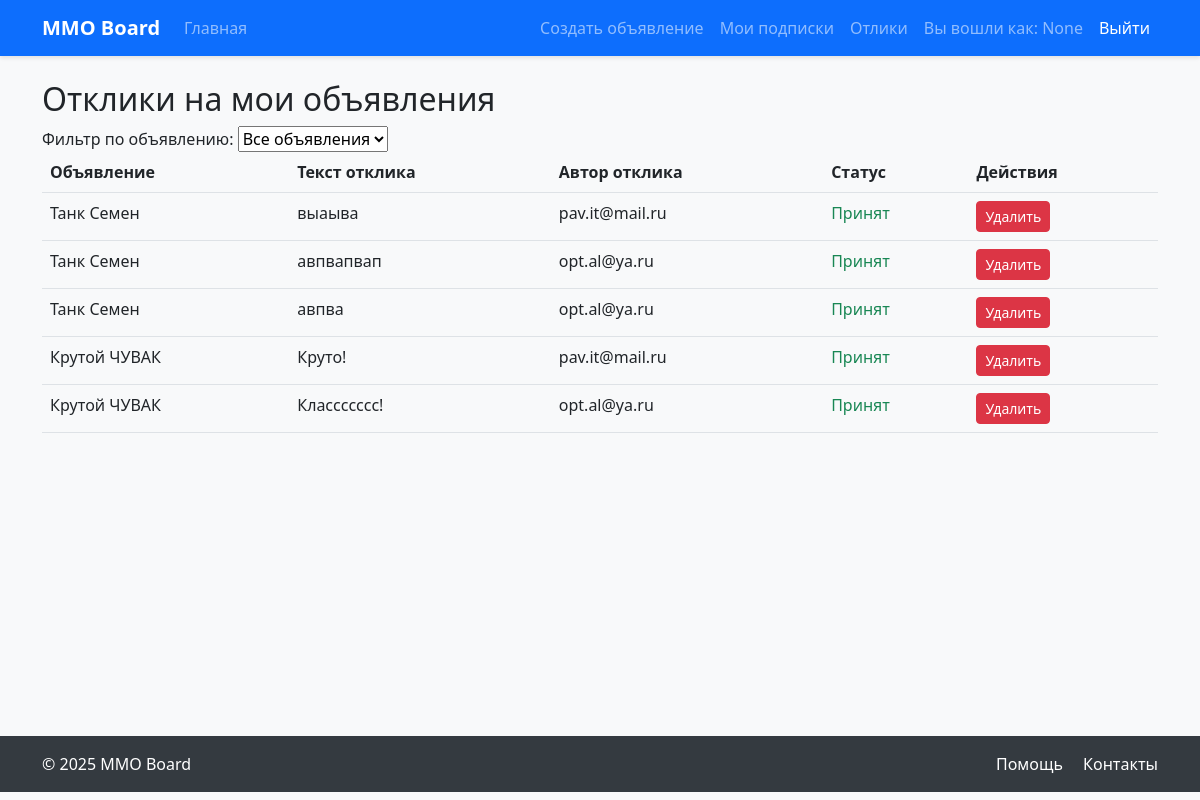
Page /article/my-responses/ (signed in) on the committed database.
### mmo_board/models.py (models this page shows, shortened)
class User(AbstractUser):
    username = None
    email = models.EmailField(_('email address'), unique=True)
    confirmation_code = models.CharField(max_length=6, blank=True)
    is_confirmed = models.BooleanField(default=False)
    date_joined = models.DateTimeField(auto_now_add=True)
    USERNAME_FIELD = 'email'
    REQUIRED_FIELDS = []
    objects = UserManager()
    class Meta:
        verbose_name = _('user')
        verbose_name_plural = _('users')

class UserResponse(models.Model):
    author = models.ForeignKey(User, on_delete=models.CASCADE)
    text = models.TextField()
    article = models.ForeignKey(Article, on_delete=models.CASCADE)
    status = models.BooleanField(default=False)

class Article(models.Model):
    author = models.ForeignKey(User, on_delete=models.CASCADE)
    article_time = models.DateTimeField(auto_now_add=True)
    title = models.CharField(max_length=120)
    text = models.TextField()
    category = models.ForeignKey(Category, on_delete=models.CASCADE)
    upload = models.FileField(upload_to='uploads/')

### mmo_board/views.py (the view, shortened to what this page needs)
# urls.py: path('my-responses/', my_responses, name='my_responses'),
@login_required
def my_responses(request):
    articles = Article.objects.filter(author=request.user)
    selected_article_id = request.GET.get('article')
    if selected_article_id:
        selected_article = get_object_or_404(Article, pk=selected_article_id, author=request.user)
        responses = UserResponse.objects.filter(article=selected_article)
    else:
        selected_article = None
        responses = UserResponse.objects.filter(article__in=articles)
    return render(request, 'my_responses.html', {
        'article': articles,
        'responses': responses,
        'selected_article': selected_article,
    })

### templates/my_responses.html (shortened to what this page needs)
{% extends 'flatpages/default.html' %}
{% block content %}
<h2>Отклики на мои объявления</h2>
<form method="get">
    <label>Фильтр по объявлению:</label>
    <select name="article" onchange="this.form.submit()">
        <option value="">Все объявления</option>
    </select>
</form>
<table class="table">
    <tr>
        <th>Объявление</th>
        <th>Текст отклика</th>
        <th>Автор отклика</th>
        <th>Статус</th>
        <th>Действия</th>
    </tr>
    {% for resp in responses %}
    <tr>
        <td>{{ resp.article.title }}</td>
        <td>{{ resp.text }}</td>
        <td>{{ resp.author.email }}</td>
        <td>
            {% if resp.status %}
                <span class="text-success">Принят</span>
            {% else %}
                <span class="text-secondary">Ожидает</span>
            {% endif %}
        </td>
        <td>
            <form method="post" style="display:inline;">
                <button type="submit" name="delete_response" class="btn btn-danger btn-sm">Удалить</button>
            </form>
        </td>
    </tr>
    {% empty %}
    <tr>
        <td colspan="5">Нет откликов.</td>
    </tr>
    {% endfor %}
</table>
{% endblock %}

### templates/flatpages/default.html (shortened to what this page needs)
<!DOCTYPE html>
<html lang="ru">
<head>
    <link href="https://cdn.jsdelivr.net/npm/bootstrap@5.3.0/dist/css/bootstrap.min.css" rel="stylesheet">
    {% load static %}
    <link href="{% static 'css/styles.css' %}" rel="stylesheet">
</head>
<body>
    <nav class="navbar navbar-expand-lg navbar-dark bg-primary">
        <div class="container">
            <a class="navbar-brand fw-bold" href="{% url 'article_list' %}">MMO Board</a>
            <div class="collapse navbar-collapse" id="navbarContent">
                <ul class="navbar-nav me-auto">
                    <li class="nav-item">
                        <a class="nav-link" href="{% url 'article_list' %}">Главная</a>
                    </li>
                </ul>
                <ul class="navbar-nav">
                    {% if user.is_authenticated %}
                        <li class="nav-item">
                            <a class="nav-link" href="{% url 'article_create' %}">Создать объявление</a>
                        </li>
                        <li class="nav-item">
                            <a class="nav-link" href="{% url 'subscriptions' %}">Мои подписки</a>
                        </li>
                        <li class="nav-item">
                            <a class="nav-link" href="{% url 'my_responses' %}">Отлики</a>
                        </li>
                        <li class="nav-item">
                            <span class="nav-link">Вы вошли как: {{ user.username }}</span>
                        </li>
                        <li class="nav-item">
                            <a class="nav-link text-white" href="{% url 'account_logout' %}">Выйти</a>
                        </li>
                    {% endif %}
                </ul>
            </div>
        </div>
    </nav>
    <main class="main-content py-4">
        <div class="container">
            <div class="row">
                <div class="col-12">
                    {% block content %}{% endblock %}
                </div>
            </div>
        </div>
    </main>
    <footer class="footer py-3 mt-auto">
        <div class="container">
            <div class="row">
                <div class="col-md-6 text-center text-md-start">
                    <span class="text-white">&copy; {% now "Y" %} MMO Board</span>
                </div>
                <div class="col-md-6 text-center text-md-end">
                    <a href="#" class="text-white text-decoration-none me-3">Помощь</a>
                    <a href="#" class="text-white text-decoration-none">Контакты</a>
                </div>
            </div>
        </div>
    </footer>
</body>
</html>

### templates/flatpages/default.html (style rules this page uses)
body { background-color: #f8f9fa; }
.navbar { box-shadow: 0 2px 4px rgba(0,0,0,.1); }
.main-content { min-height: calc(100vh - 120px); }
.footer { background-color: #343a40; color: white; }

### rows in the picture
User: username "None"
UserResponse: article "Танк Семен", text "выаыва", author.email "pav.it@mail.ru", status "Принят"
UserResponse: article "Танк Семен", text "авпвапвап", author.email "opt.al@ya.ru", status "Принят"
UserResponse: article "Танк Семен", text "авпва", author.email "opt.al@ya.ru", status "Принят"
UserResponse: article "Крутой ЧУВАК", text "Круто!", author.email "pav.it@mail.ru", status "Принят"
UserResponse: article "Крутой ЧУВАК", text "Классссссс!", author.email "opt.al@ya.ru", status "Принят"
